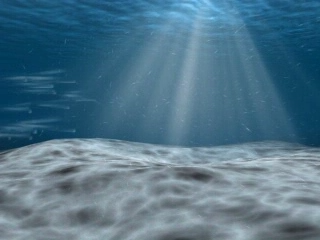
#> input picture frame 10 of source/视频文件/sea.avi, 320 x 240 px
$ python capture.py
#> lines starting #> are read from the running program, lines starting #| are printed output that depends on the picture
import cv2

#打开笔记本内置摄像头
#camera = cv2.VideoCapture(0)
#读取视频
camera = cv2.VideoCapture('C:/Users/17806/Desktop/sea.avi')
#定义窗口
cv2.namedWindow('MyCamera')
#读取显示视频
while True:
    success, frame = camera.read()
#> frame is the input picture: shape (240, 320, 3); mean B, G, R 136.7, 116.4, 80.1
    if success == True:
      cv2.imshow('MyCamera',frame)
      camera1 = cv2.cvtColor(frame, cv2.COLOR_BGR2GRAY)  # 换换成灰度图
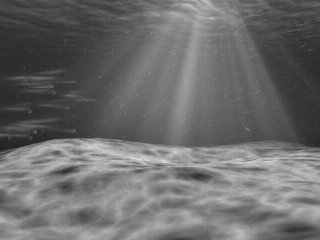
#> camera1: shape (240, 320); min 33, max 225, mean 107.8
      cv2.imshow('frame', camera1)
      #慢速播放（按键播放）
      cv2.waitKey()
      #按键退出（esc的ASCII码是27）
    else:
        break
    if cv2.waitKey()  == 27:
#> (key Esc is pressed here)
        break
#关闭窗口
cv2.destroyWindow('MyCamera')
#释放摄像头
camera.release()

$ run again, starting later in the video
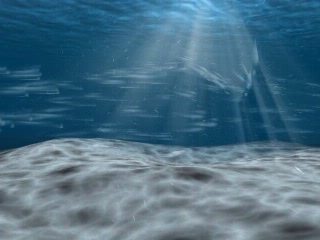
#> input picture frame 45 of source/视频文件/sea.avi, 320 x 240 px
#> frame is the input picture: shape (240, 320, 3); mean B, G, R 132.3, 111, 73.5
#> `camera1 = cv2.cvtColor(frame, cv2.COLOR_BGR2GRAY)`:
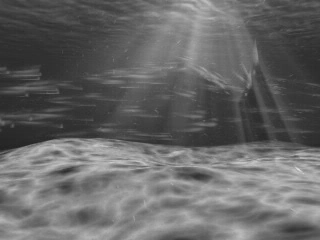
#> camera1: shape (240, 320); min 34, max 225, mean 102.1

$ run again, starting later in the video
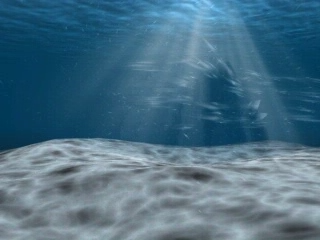
#> input picture frame 80 of source/视频文件/sea.avi, 320 x 240 px
#> frame is the input picture: shape (240, 320, 3); mean B, G, R 132.2, 111, 73.5
#> `camera1 = cv2.cvtColor(frame, cv2.COLOR_BGR2GRAY)`:
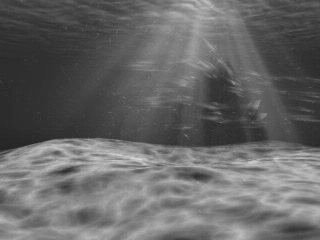
#> camera1: shape (240, 320); min 33, max 222, mean 102.1
